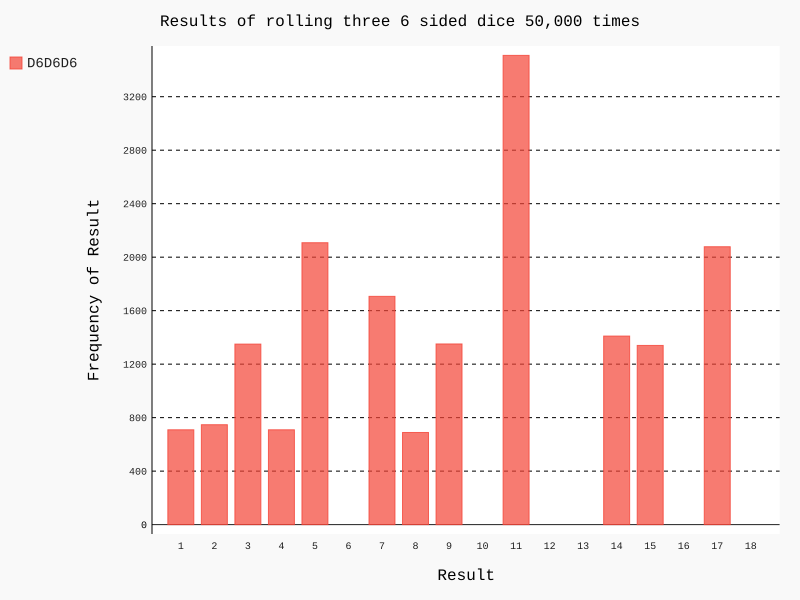

The script that drew this image:
from die import Die
import pygal

die_1 = Die()
die_2 = Die()
die_3 = Die()

# Roll the dice a set amount of times and store in a list
results = []
for roll_num in range(50000):
    result = die_1.roll() * die_2.roll() * die_3.roll()
    results.append(result)

# Analyze the results

frequencies = []
max_result = die_1.num_sides + die_2.num_sides + die_3.num_sides
for value in range(2, max_result+1):
    frequency = results.count(value)
    frequencies.append(frequency)

# Create a histogram

hist = pygal.Bar()

hist.title = "Results of rolling three 6 sided dice 50,000 times"
hist.x_title = "Result"
hist.y_title = "Frequency of Result"

hist.x_labels = [x for x in range(1, 19)] # listcomp for automatically generating labels.


hist.add('D6' + 'D6' + 'D6', frequencies)
hist.render_to_file('die_visual.svg')

print(results)
print(frequencies)
